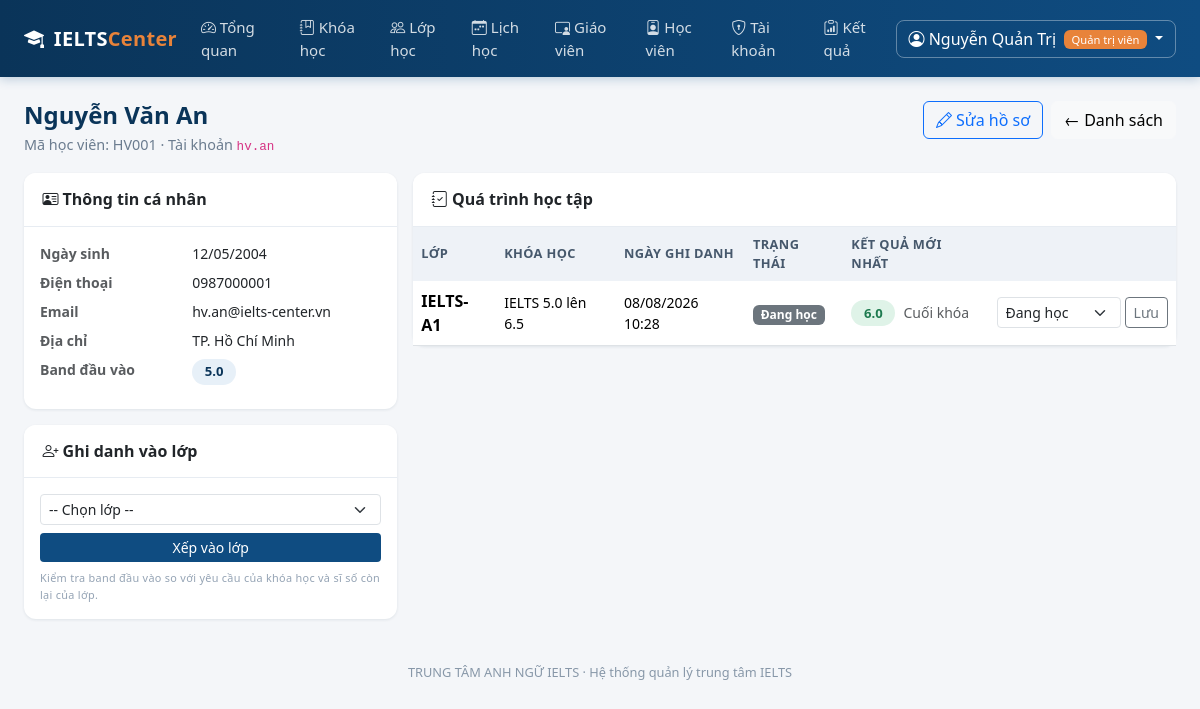
Screenshot of /quan-tri/hoc-vien/1 (signed in) with the database file from the repository.
### models.py (models this page shows, shortened)
class User(UserMixin, db.Model):
    __tablename__ = "users"
    id = db.Column(db.Integer, primary_key=True)
    username = db.Column(db.String(50), unique=True, nullable=False, index=True)
    password_hash = db.Column(db.String(255), nullable=False)
    role = db.Column(db.String(20), nullable=False, default=ROLE_STUDENT)
    full_name = db.Column(db.String(120), nullable=False)
    email = db.Column(db.String(120))
    phone = db.Column(db.String(20))
    is_locked = db.Column(db.Boolean, default=False, nullable=False)
    failed_logins = db.Column(db.Integer, default=0, nullable=False)
    created_at = db.Column(db.DateTime, default=datetime.now)
    teacher = db.relationship(
        "TeacherProfile", back_populates="user", uselist=False, cascade="all, delete-orphan"
    )
    student = db.relationship(
        "StudentProfile", back_populates="user", uselist=False, cascade="all, delete-orphan"
    )
    @property
    def role_label(self):
        return ROLE_LABELS.get(self.role, self.role)
    @property
    def is_admin(self):
        return self.role == ROLE_ADMIN

class StudentProfile(db.Model):
    __tablename__ = "student_profiles"
    id = db.Column(db.Integer, primary_key=True)
    user_id = db.Column(db.Integer, db.ForeignKey("users.id"), unique=True, nullable=False)
    code = db.Column(db.String(20), unique=True)   # ma hoc vien
    dob = db.Column(db.Date)
    address = db.Column(db.String(200))
    entry_band = db.Column(db.Float)               # band kiem tra dau vao
    is_active = db.Column(db.Boolean, default=True, nullable=False)
    user = db.relationship("User", back_populates="student")
    enrollments = db.relationship(
        "Enrollment", back_populates="student", cascade="all, delete-orphan"
    )
    @property
    def full_name(self):
        return self.user.full_name

class Enrollment(db.Model):
    __tablename__ = "enrollments"
    __table_args__ = (db.UniqueConstraint("student_id", "class_id", name="uq_student_class"),)
    id = db.Column(db.Integer, primary_key=True)
    student_id = db.Column(db.Integer, db.ForeignKey("student_profiles.id"), nullable=False)
    class_id = db.Column(db.Integer, db.ForeignKey("classes.id"), nullable=False)
    enrolled_at = db.Column(db.DateTime, default=datetime.now)
    status = db.Column(db.String(20), default="studying", nullable=False)
    student = db.relationship("StudentProfile", back_populates="enrollments")
    classroom = db.relationship("ClassRoom", back_populates="enrollments")
    scores = db.relationship(
        "ScoreRecord", back_populates="enrollment", cascade="all, delete-orphan"
    )
    @property
    def status_label(self):
        return ENROLL_STATUS.get(self.status, self.status)
    @property
    def latest_score(self):
        published = [s for s in self.scores if s.is_published]
        if not published:
            return None
        return sorted(published, key=lambda s: s.updated_at or datetime.min)[-1]

class ClassRoom(db.Model):
    __tablename__ = "classes"
    id = db.Column(db.Integer, primary_key=True)
    code = db.Column(db.String(20), unique=True, nullable=False)
    course_id = db.Column(db.Integer, db.ForeignKey("courses.id"), nullable=False)
    teacher_id = db.Column(db.Integer, db.ForeignKey("teacher_profiles.id"))
    room = db.Column(db.String(30))
    start_date = db.Column(db.Date)
    max_size = db.Column(db.Integer, default=20, nullable=False)
    status = db.Column(db.String(20), default="open", nullable=False)
    course = db.relationship("Course", back_populates="classes")
    teacher = db.relationship("TeacherProfile", back_populates="classes")
    schedules = db.relationship(
        "Schedule", back_populates="classroom", cascade="all, delete-orphan"
    )
    enrollments = db.relationship(
        "Enrollment", back_populates="classroom", cascade="all, delete-orphan"
    )
    @property
    def current_size(self):
        return len([e for e in self.enrollments if e.status in ("studying", "reserved")])

class Course(db.Model):
    __tablename__ = "courses"
    id = db.Column(db.Integer, primary_key=True)
    code = db.Column(db.String(20), unique=True, nullable=False)
    name = db.Column(db.String(150), nullable=False)
    entry_band = db.Column(db.Float, nullable=False)
    target_band = db.Column(db.Float, nullable=False)
    sessions = db.Column(db.Integer, nullable=False, default=36)
    tuition = db.Column(db.Integer, nullable=False, default=0)   # hoc phi (VND)
    is_open = db.Column(db.Boolean, default=True, nullable=False)
    description = db.Column(db.Text)
    classes = db.relationship("ClassRoom", back_populates="course")

class ScoreRecord(db.Model):
    __tablename__ = "score_records"
    id = db.Column(db.Integer, primary_key=True)
    enrollment_id = db.Column(db.Integer, db.ForeignKey("enrollments.id"), nullable=False)
    term = db.Column(db.String(50), nullable=False)   # vi du: Dau vao / Giua khoa / Cuoi khoa
    listening = db.Column(db.Float)
    reading = db.Column(db.Float)
    writing = db.Column(db.Float)
    speaking = db.Column(db.Float)
    overall = db.Column(db.Float)
    comment = db.Column(db.Text)
    is_published = db.Column(db.Boolean, default=False, nullable=False)
    updated_at = db.Column(db.DateTime, default=datetime.now, onupdate=datetime.now)
    enrollment = db.relationship("Enrollment", back_populates="scores")
    logs = db.relationship("ScoreLog", back_populates="score", cascade="all, delete-orphan")

### blueprints/admin.py (the view)
@admin_bp.route("/hoc-vien/<int:student_id>")
def student_detail(student_id):
    student = db.session.get(StudentProfile, student_id)
    if student is None:
        flash("Không tìm thấy học viên.", "danger")
        return redirect(url_for("admin.students"))
    enrolled_class_ids = [e.class_id for e in student.enrollments]
    open_classes = [
        c
        for c in ClassRoom.query.filter(ClassRoom.status.in_(["open", "teaching"])).all()
        if c.id not in enrolled_class_ids
    ]
    return render_template(
        "admin/student_detail.html",
        student=student,
        open_classes=open_classes,
        enroll_status=ENROLL_STATUS,
    )

### blueprints/admin.py (called while the page is built)
@admin_bp.before_request
@admin_required
def _guard():
    return None

### models.py (called while the page is built)
@login_manager.user_loader
def load_user(user_id):
    return db.session.get(User, int(user_id))

### utils.py (called while the page is built)
def role_required(*roles):
    def decorator(view):
        @wraps(view)
        def wrapper(*args, **kwargs):
            if not current_user.is_authenticated:
                flash("Vui lòng đăng nhập để tiếp tục.", "warning")
                return redirect(url_for("auth.login"))
            if current_user.role not in roles:
                abort(403)
            return view(*args, **kwargs)
        return wrapper
    return decorator

### templates/admin/student_detail.html (shortened to what this page needs)
{% extends "base.html" %}
{% block content %}
<div class="d-flex justify-content-between align-items-start mb-3 flex-wrap gap-2">
  <div>
    <h4 class="page-title mb-1">{{ student.full_name }}</h4>
    <p class="page-sub mb-0">Mã học viên: {{ student.code or '—' }} · Tài khoản <code>{{ student.user.username }}</code></p>
  </div>
  <div class="d-flex gap-2">
    <a href="{{ url_for('admin.student_form', student_id=student.id) }}" class="btn btn-outline-primary"><i class="bi bi-pencil"></i> Sửa hồ sơ</a>
    <a href="{{ url_for('admin.students') }}" class="btn btn-light">← Danh sách</a>
  </div>
</div>
<div class="row g-3">
  <div class="col-lg-4">
    <div class="card mb-3">
      <div class="card-header"><i class="bi bi-person-vcard"></i> Thông tin cá nhân</div>
      <div class="card-body">
        <dl class="row mb-0 small">
          <dt class="col-5 text-muted">Ngày sinh</dt><dd class="col-7">{{ student.dob | date_vn }}</dd>
          <dt class="col-5 text-muted">Điện thoại</dt><dd class="col-7">{{ student.user.phone or '—' }}</dd>
          <dt class="col-5 text-muted">Email</dt><dd class="col-7">{{ student.user.email or '—' }}</dd>
          <dt class="col-5 text-muted">Địa chỉ</dt><dd class="col-7">{{ student.address or '—' }}</dd>
          <dt class="col-5 text-muted">Band đầu vào</dt>
          <dd class="col-7"><span class="band-pill">{{ student.entry_band or 'Chưa có' }}</span></dd>
        </dl>
      </div>
    </div>
    <div class="card">
      <div class="card-header"><i class="bi bi-person-plus"></i> Ghi danh vào lớp</div>
      <div class="card-body">
        <form method="post" action="{{ url_for('admin.enroll', student_id=student.id) }}">
          <select name="class_id" class="form-select form-select-sm mb-2" required>
            <option value="">-- Chọn lớp --</option>
          </select>
          <button class="btn btn-sm btn-primary w-100" style="background:var(--brand);border:none">Xếp vào lớp</button>
        </form>
        <p class="uc-tag mt-2 mb-0">
          Kiểm tra band đầu vào so với yêu cầu của khóa học và sĩ số còn lại của lớp.
        </p>
      </div>
    </div>
  </div>
  <div class="col-lg-8">
    <div class="card">
      <div class="card-header"><i class="bi bi-journal-check"></i> Quá trình học tập</div>
      <div class="table-responsive">
        <table class="table table-hover mb-0">
          <thead><tr><th>Lớp</th><th>Khóa học</th><th>Ngày ghi danh</th><th>Trạng thái</th><th>Kết quả mới nhất</th><th></th></tr></thead>
          <tbody>
          {% for e in student.enrollments %}
            <tr>
              <td class="fw-semibold">{{ e.classroom.code }}</td>
              <td class="small">{{ e.classroom.course.name }}</td>
              <td class="small">{{ e.enrolled_at | datetime_vn }}</td>
              <td><span class="badge bg-secondary">{{ e.status_label }}</span></td>
              <td>
                {% set score = e.latest_score %}
                {% if score %}
                  <span class="band-pill high">{{ score.overall }}</span>
                  <span class="small text-muted ms-1">{{ score.term }}</span>
                {% else %}<span class="band-pill none">—</span>{% endif %}
              </td>
              <td class="text-end">
                <form method="post" action="{{ url_for('admin.enrollment_status', enrollment_id=e.id) }}" class="d-flex gap-1 justify-content-end">
                  <select name="status" class="form-select form-select-sm" style="width:auto">
                    {% for key, label in enroll_status.items() %}
                      <option value="{{ key }}" {% if e.status == key %}selected{% endif %}>{{ label }}</option>
                    {% endfor %}
                  </select>
                  <button class="btn btn-sm btn-outline-secondary">Lưu</button>
                </form>
              </td>
            </tr>
          {% else %}
            <tr><td colspan="6" class="text-center text-muted py-4">Học viên chưa được xếp lớp.</td></tr>
          {% endfor %}
          </tbody>
        </table>
      </div>
    </div>
  </div>
</div>
{% endblock %}

### templates/base.html (shortened to what this page needs)
<!DOCTYPE html>
<html lang="vi">
<head>
  <link href="{{ url_for('static', filename='vendor/bootstrap/bootstrap.min.css') }}" rel="stylesheet">
  <link href="{{ url_for('static', filename='vendor/bootstrap-icons/bootstrap-icons.min.css') }}" rel="stylesheet">
  <link rel="stylesheet" href="{{ url_for('static', filename='css/style.css') }}">
</head>
<body class="{% if not current_user.is_authenticated %}page-auth{% endif %}">
{% if current_user.is_authenticated %}
<nav class="navbar navbar-expand-lg app-navbar sticky-top">
  <div class="container-fluid px-4">
    <a class="navbar-brand" href="{{ url_for('auth.index') }}">
      <i class="bi bi-mortarboard-fill me-1"></i> IELTS<span class="brand-light">Center</span>
    </a>
    <div class="collapse navbar-collapse" id="mainNav">
      <ul class="navbar-nav me-auto">
        {% if current_user.is_admin %}
          <li class="nav-item"><a class="nav-link" href="{{ url_for('admin.dashboard') }}"><i class="bi bi-speedometer2"></i> Tổng quan</a></li>
          <li class="nav-item"><a class="nav-link" href="{{ url_for('admin.courses') }}"><i class="bi bi-journal-bookmark"></i> Khóa học</a></li>
          <li class="nav-item"><a class="nav-link" href="{{ url_for('admin.classes') }}"><i class="bi bi-people"></i> Lớp học</a></li>
          <li class="nav-item"><a class="nav-link" href="{{ url_for('admin.schedule_management') }}"><i class="bi bi-calendar-week"></i> Lịch học</a></li>
          <li class="nav-item"><a class="nav-link" href="{{ url_for('admin.teachers') }}"><i class="bi bi-person-video3"></i> Giáo viên</a></li>
          <li class="nav-item"><a class="nav-link" href="{{ url_for('admin.students') }}"><i class="bi bi-person-badge"></i> Học viên</a></li>
          <li class="nav-item"><a class="nav-link" href="{{ url_for('admin.accounts') }}"><i class="bi bi-shield-lock"></i> Tài khoản</a></li>
          <li class="nav-item"><a class="nav-link" href="{{ url_for('admin.scores') }}"><i class="bi bi-clipboard-data"></i> Kết quả</a></li>
        {% elif current_user.is_teacher %}
          <li class="nav-item"><a class="nav-link" href="{{ url_for('teacher.dashboard') }}"><i class="bi bi-speedometer2"></i> Lớp giảng dạy</a></li>
          <li class="nav-item"><a class="nav-link" href="{{ url_for('teacher.schedule') }}"><i class="bi bi-calendar-week"></i> Lịch dạy</a></li>
        {% endif %}
      </ul>
      <div class="dropdown">
        <a class="btn btn-user dropdown-toggle" href="#" data-bs-toggle="dropdown">
          <i class="bi bi-person-circle"></i>
          {{ current_user.full_name }}
          <span class="badge role-badge ms-1">{{ current_user.role_label }}</span>
        </a>
      </div>
    </div>
  </div>
</nav>
{% endif %}
<main class="{% if current_user.is_authenticated %}container-fluid px-4 py-4{% else %}auth-wrapper{% endif %}">
  {% block content %}{% endblock %}
</main>
{% if current_user.is_authenticated %}
<footer class="app-footer">
  {{ CENTER_NAME }} · Hệ thống quản lý trung tâm IELTS
</footer>
{% endif %}
</body>
</html>

### static/css/style.css (style rules this page uses)
:root { --brand: #0f4c81; --brand-dark: #0a3459; --brand-light: #4a90c2; --accent: #e8833a; --surface: #f4f6f9; }
body { background: var(--surface); font-family: "Segoe UI", Roboto, "Helvetica Neue", Arial, sans-serif; color: #23303d; min-height: 100vh; }
.app-navbar { background: linear-gradient(90deg, var(--brand-dark), var(--brand)); box-shadow: 0 2px 10px rgba(15, 76, 129, .25); }
.app-navbar .navbar-brand { color: #fff; font-weight: 700; letter-spacing: .3px; }
.app-navbar .brand-light { color: var(--accent); }
.app-navbar .nav-link { color: rgba(255, 255, 255, .82); font-size: .94rem; padding: .5rem .85rem; border-radius: 6px; }
.btn-user { color: #fff; border: 1px solid rgba(255,255,255,.35); border-radius: 8px; }
.role-badge { background: var(--accent); font-weight: 500; font-size: .7rem; }
.card { border: none; border-radius: 12px; box-shadow: 0 1px 3px rgba(16, 40, 66, .09); }
.card-header { background: #fff; border-bottom: 1px solid #e7ecf2; font-weight: 600; border-radius: 12px 12px 0 0 !important; padding: .9rem 1.15rem; }
.page-title { font-weight: 700; color: var(--brand-dark); margin-bottom: .25rem; }
.page-sub { color: #6b7c8f; font-size: .9rem; }
.table thead th { background: #eef2f7; color: #46586c; font-size: .8rem; text-transform: uppercase; letter-spacing: .4px; border-bottom: none; }
.table td, .table th { vertical-align: middle; }
.band-pill { display: inline-block; min-width: 44px; text-align: center; padding: .2rem .5rem; border-radius: 20px; font-weight: 600; font-size: .82rem; background: #e7f0f8; color: var(--brand-dark); }
.band-pill.high { background: #dff3e8; color: #1d7a4f; }
.app-footer { text-align: center; color: #8797a8; font-size: .8rem; padding: 1.25rem 0 2rem; }
.uc-tag { font-size: .68rem; color: #94a3b4; letter-spacing: .3px; }

### rows the page displays
User: full_name "Nguyễn Quản Trị", role_label "Quản trị viên"
User: full_name "Nguyễn Văn An", user.username "hv.an", user "0987000001", user "hv.an@ielts-center.vn"
StudentProfile: code "HV001", dob "12/05/2004", address "TP. Hồ Chí Minh", entry_band "5.0"
Enrollment: classroom.code "IELTS-A1", classroom.course.name "IELTS 5.0 lên 6.5", enrolled_at "08/08/2026 10:28", status_label "Đang học", status "Đang học"
ScoreRecord: overall "6.0", term "Cuối khóa"

### other values shown
{{ CENTER_NAME }} "TRUNG TÂM ANH NGỮ IELTS"
